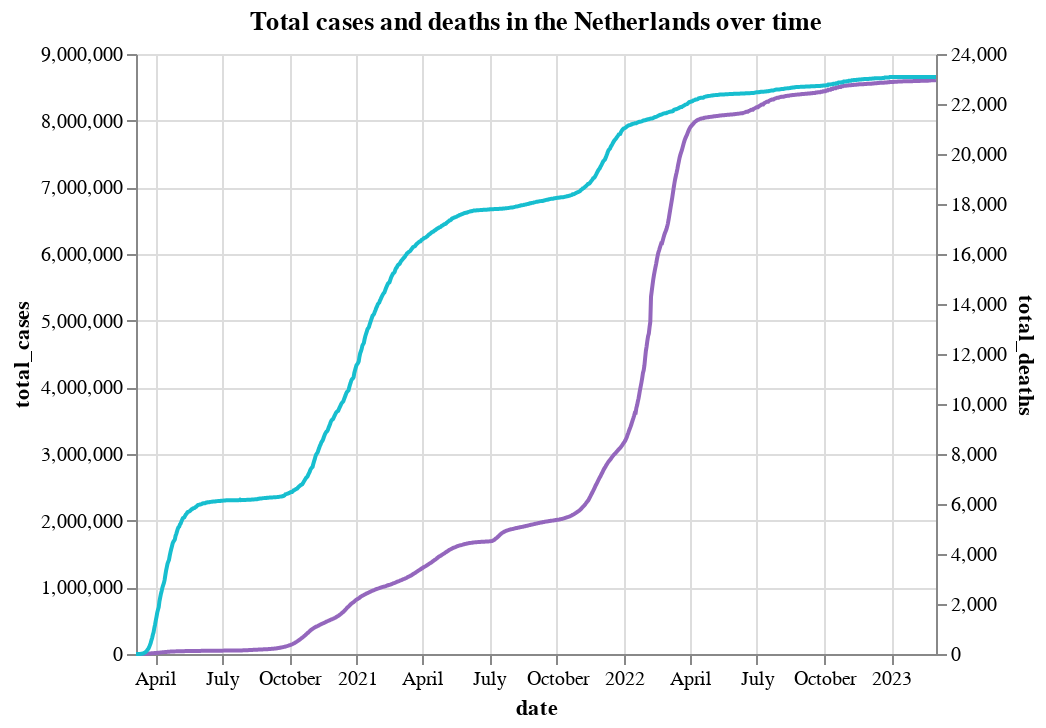

Here is the notebook cell this chart was saved with:
### Markdown cell above
The graph shows that, overall, the total cases and deaths increased over time in the Netherlands. The blue line represents the total number of deaths while the purple line shows the total number of cases. The scale for the total cases is situated on the left while the scale for total deaths is situated on the right.

### Code cell
display(Netherlands)

### Figure 1 — Vega-Lite specification as saved in the notebook (floating-point values rounded to 4 significant figures; data arrays with more than 128 entries replaced by an {"elided": "..."} marker saying what was removed)
{"config": {"view": {"continuousWidth": 400, "continuousHeight": 300}}, "layer": [{"mark": {"type": "line", "stroke": "#9467bd"}, "encoding": {"tooltip": {"field": "date", "type": "temporal"}, "x": {"field": "date", "type": "temporal"}, "y": {"field": "total_cases", "type": "quantitative"}}, "title": "Total cases and deaths in the Netherlands over time"}, {"mark": {"type": "line", "stroke": "#17becf"}, "encoding": {"tooltip": {"field": "date", "type": "temporal"}, "x": {"field": "date", "type": "temporal"}, "y": {"field": "total_deaths", "type": "quantitative"}}, "title": "Total cases and deaths in the Netherlands over time"}], "data": {"name": "data-e0ac2eca62af14743007a3817767c1f5"}, "resolve": {"scale": {"y": "independent"}}, "$schema": "https://vega.github.io/schema/vega-lite/v4.17.0.json", "datasets": {"data-e0ac2eca62af14743007a3817767c1f5": {"elided": "1093 records"}}}
